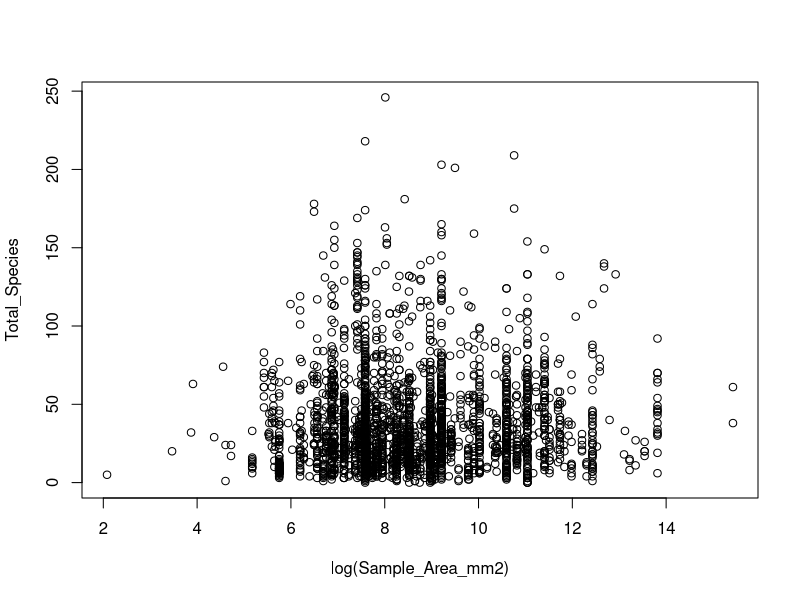

R code for this plot:
#####################################
## GLOBAL SEED BANKS #############
## Analysis... I guess ##

sb<-read.csv("gsb_slim.csv", stringsAsFactors = FALSE)

length(unique(sb$studyID))
nrow(sb)
sum(sb$Total_Number_Samples, na.rm=TRUE)
sum(sb$Total_Seeds, na.rm=TRUE)
length(unique(sb$Country))

sb[is.na(sb$Total_Number_Samples),]
sum(is.na(sb$Sample_Area_mm2))/nrow(sb)
sum(sb$Habitat_Broad=="Aquatic")
sum(sb$Habitat_Broad=="Wetland")
sum(sb$Habitat_Broad=="Arable")

head(sb)

plot(Total_Species~log(Sample_Area_mm2), data=sb)
